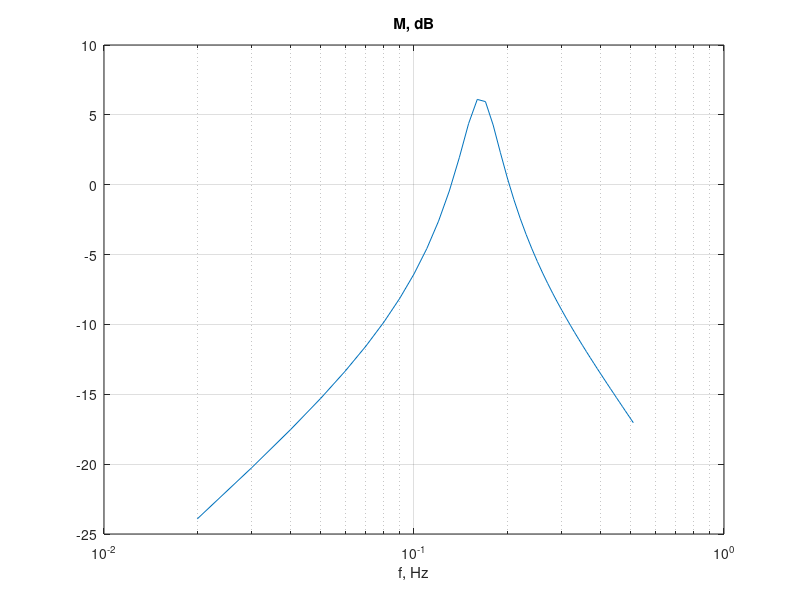
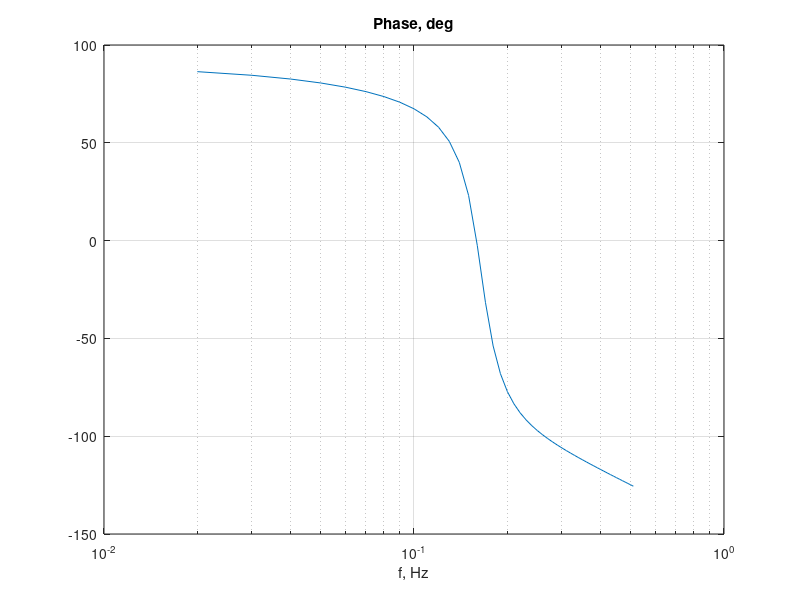

Source code (MATLAB) for these figures, in order:
%transfer function plots using various scales
clc
clear all
format compact
%input data
Vs=1;
L=1;C1=0.5;C2=0.5; R=1; 
fmin=0.01; fmax=0.5; %we define the start and end frequencies
df=0.01; % the frequency step 
nf=(fmax-fmin)/df+1; % the required number of frequency steps 
for n=1:nf; % start of frequency loop; n is a counter
f=fmin+df*n; % f takes the value of fmin +(frequency step) * (loop number)
om=2*pi*f;
ZL=j*om*L; %regular nodal analysis block. Note that om is a single number
ZC1=-j/(om*C1);
ZC2=-j/(om*C2);
Y=[1/ZL+1/ZC1+1/ZC2, -1/ZC2;...
-1/ZC2,1/ZC2+1/R];
Is=[Vs/ZL;0];
F=Y\Is;
Vout=F(2);
H=Vout/Vs;
M(n)=abs(H); % accumulating M array
MdB(n)=20*log10(M(n)); % accumulating MdB array
Ph_deg(n)=angle(H)*180/pi; % accumulating Phase array
% We also need to remember the f values by accumulating them in f_plt array
f_plt(n)=f; % f_plt array (f value changes every time loop counter increases)
 end % after the end of the loop we have arrays of f_plt, M, MdB and Phase 
figure(1)
semilogx(f_plt,MdB)
title('M, dB')
xlabel('f, Hz')
grid on
figure(2)
semilogx(f_plt,Ph_deg)
title('Phase, deg')
xlabel('f, Hz')
grid on


